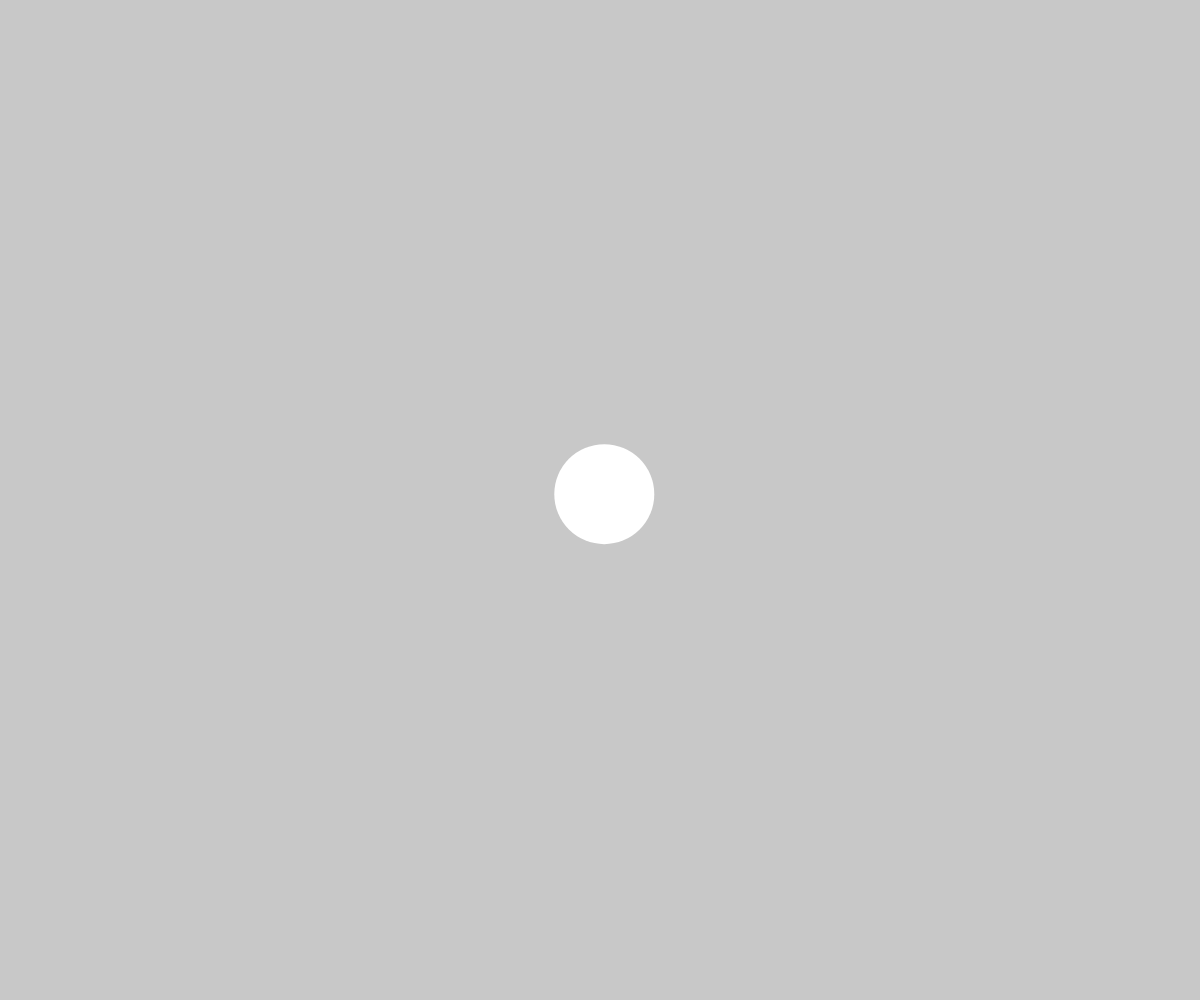
Frame 1 (no input)
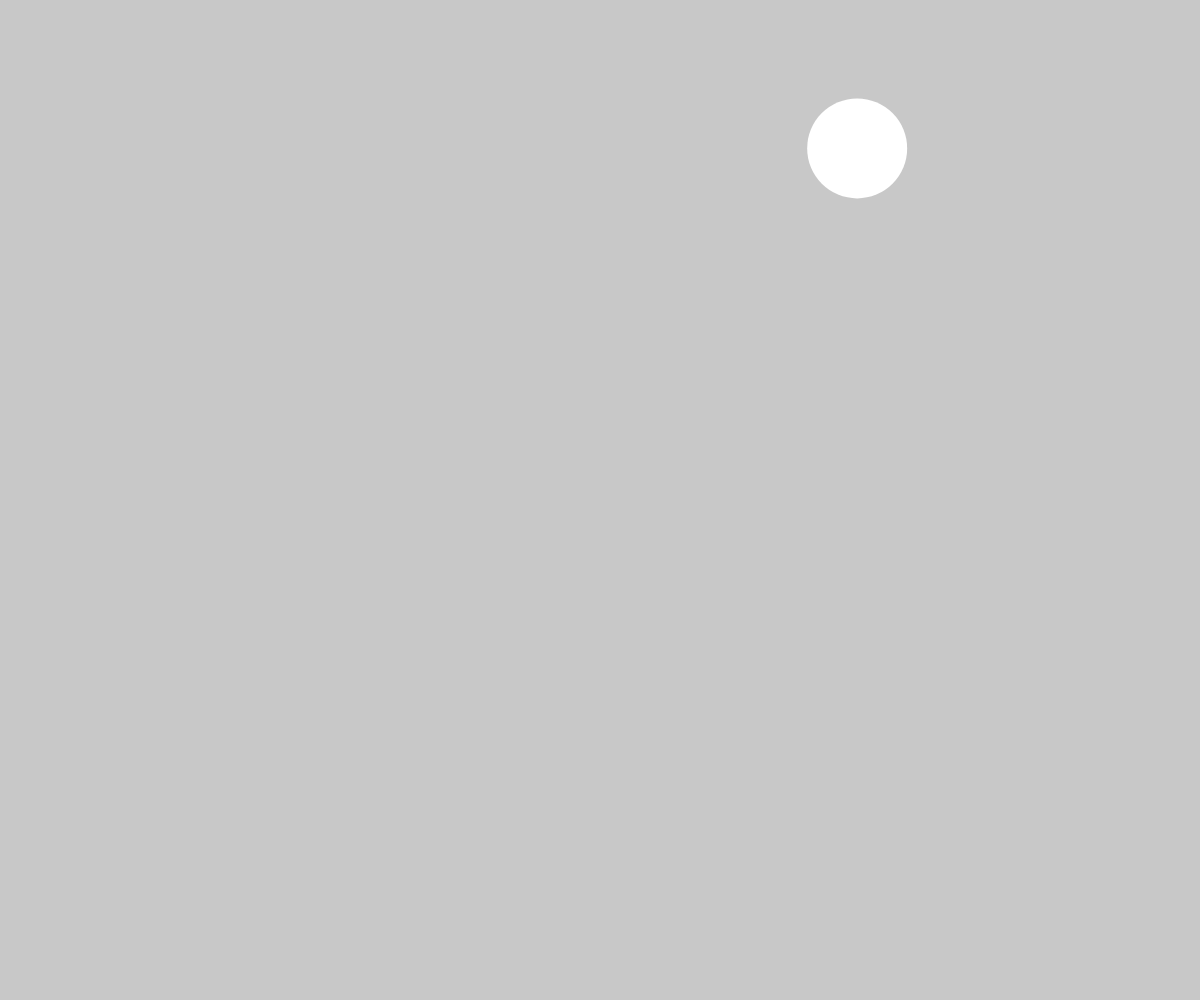
Frame 60 (no input)
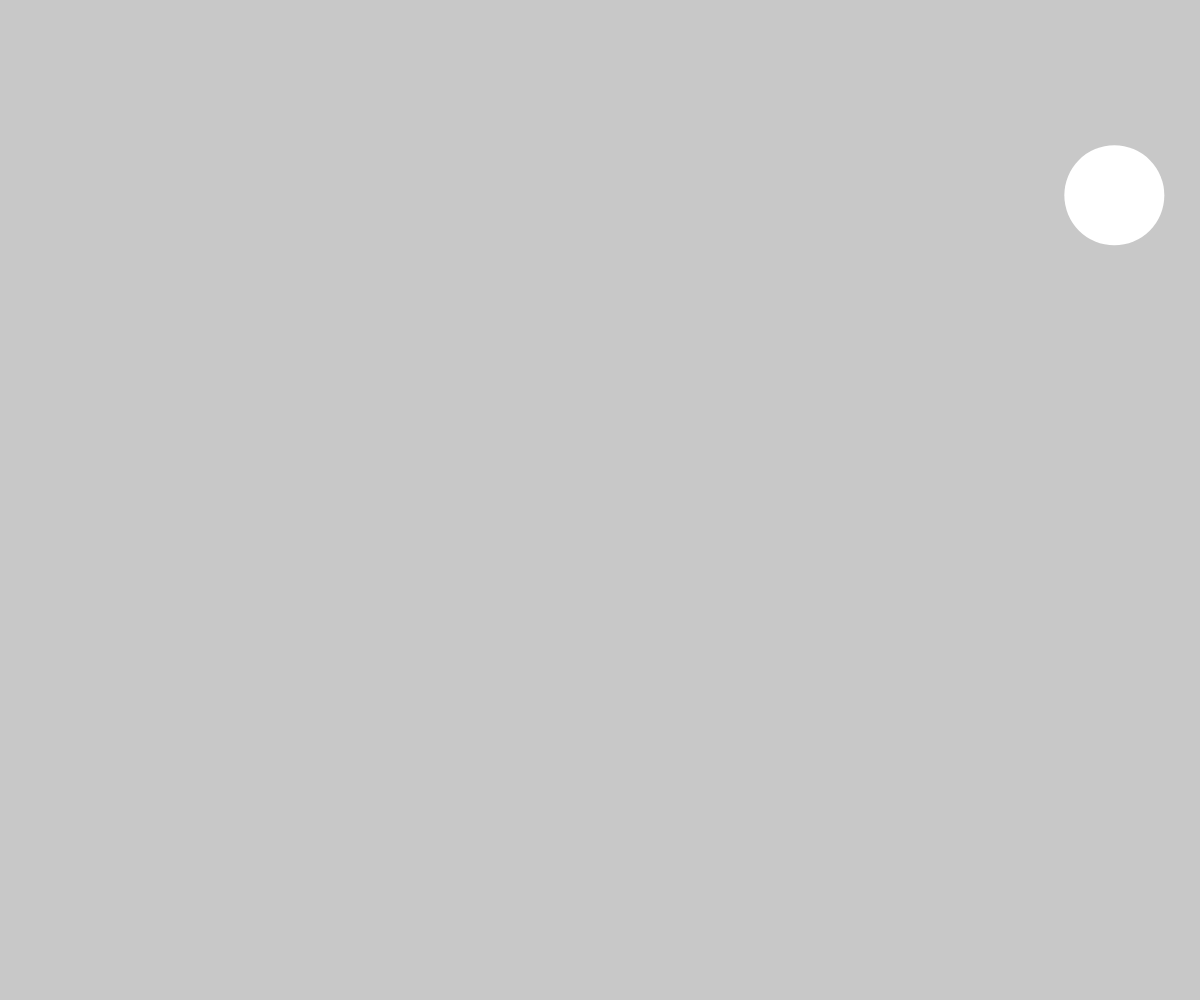
Frame 120 (the mouse pressed at the canvas centre since frame 60)

The p5.js sketch that drew these frames (run headless with seeded random() and noise() and a simulated clock; from frame 60 on, the mouse is pressed at the canvas centre):

// p5.js sketch
// ── sketch.js

let posizioneX, posizioneY 
let velX, velY


function setup() {
	createCanvas(windowWidth, windowHeight)


	posizioneX = width/2
	posizioneY = height/2

	velX = random(-10, 10)
	velY = random(-10, 10)
}
function windowResized() {
	resizeCanvas(windowWidth, windowHeight)
}

	

function draw() {
	
	posizioneX = posizioneX + velX
	posizioneY = posizioneY + velY

	if(posizioneX >= width || posizioneX < 0) {
		velX = -velX
	}
	
	if(posizioneY >= height || posizioneY < 0) {
		velY = -velY
	}



	background(200)

	noStroke()
	circle(posizioneX, posizioneY, 100)
}
